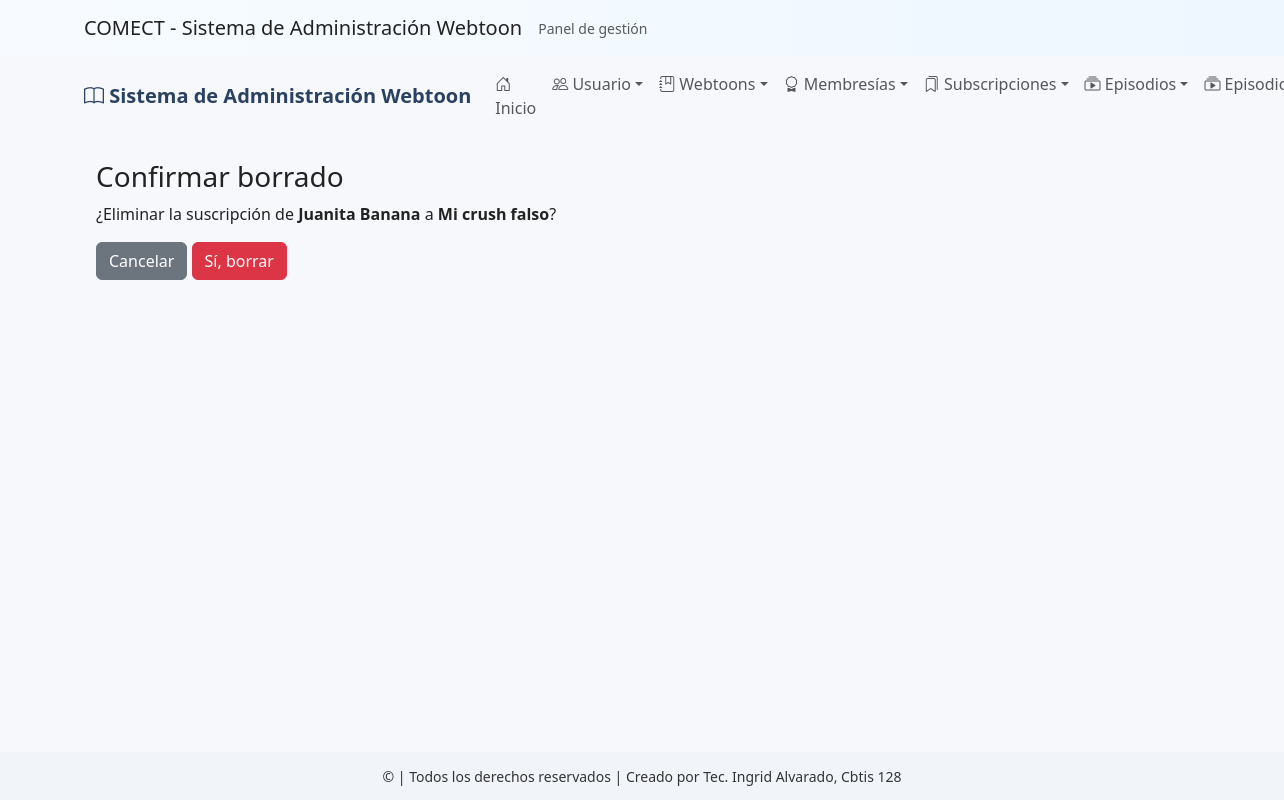
The page /subscripcion/borrar/4/ on the database its author committed.
### app_Webtoon/models.py (models this page shows, shortened)
class Suscripcion(models.Model):
    usuario = models.ForeignKey('Usuario', on_delete=models.CASCADE, related_name='suscripciones')
    webtoon = models.ForeignKey('Webtoon', on_delete=models.CASCADE, related_name='suscriptores')
    fecha_suscripcion = models.DateField()
    notificaciones_activas = models.BooleanField(default=True)
    es_favorito = models.BooleanField(default=False)
    progreso_lectura = models.IntegerField(blank=True, null=True)

class Usuario(models.Model):
    nombre_usuario = models.CharField(max_length=50)
    email = models.EmailField(unique=True)
    contraseña = models.CharField(max_length=128)
    fecha_registro = models.DateTimeField(auto_now_add=True)
    avatar = models.CharField(max_length=255, null=True, blank=True)
    biografia = models.TextField(blank=True, null=True)
    tipo_usuario = models.CharField(
        max_length=20,
        choices=[
            ('Lector', 'Lector'),
            ('Autor', 'Autor'),
            ('Admin', 'Admin')
        ],
        default='Lector'
    )

class Webtoon(models.Model):
    titulo = models.CharField(max_length=100)
    descripcion = models.TextField()
    genero = models.CharField(max_length=50)
    fecha_publicacion = models.DateField()
    portada = models.CharField(max_length=255, blank=True, null=True)
    estado = models.CharField(max_length=20, choices=[
        ('En curso', 'En curso'),
        ('Finalizado', 'Finalizado'),
        ('Hiato', 'Hiato')
    ], default='En curso')
    autor = models.ForeignKey(Usuario, on_delete=models.CASCADE, related_name='webtoons')

### app_Webtoon/views.py (the view)
# urls.py: path('subscripcion/borrar/<int:subscripcion_id>/', views.borrar_subscripcion, name='borrar_subscripcion'),
def borrar_subscripcion(request, subscripcion_id):
    subs = get_object_or_404(Suscripcion, id=subscripcion_id)
    if request.method == 'POST':
        subs.delete()
        return redirect('app_Webtoon:ver_subscripcion')
    return render(request, 'subscripcion/borrar_subscripcion.html', {'subs': subs})

### app_Webtoon/templates/subscripcion/borrar_subscripcion.html (shortened to what this page needs)
{% extends 'base.html' %}
{% block content %}
<div class="container mt-4">
  <h3>Confirmar borrado</h3>
  <p>¿Eliminar la suscripción de <strong>{{ subs.usuario.nombre_usuario }}</strong> a <strong>{{ subs.webtoon.titulo }}</strong>?</p>
  <form method="post">
    <a class="btn btn-secondary" href="{% url 'app_Webtoon:ver_subscripcion' %}">Cancelar</a>
    <button class="btn btn-danger" type="submit">Sí, borrar</button>
  </form>
</div>
{% endblock %}

### app_Webtoon/templates/base.html (style rules this page uses)
:root { --bg-soft:#f6f8fb; --card:#ffffff; --accent:#7aa7d9; --muted:#6b7280; }
body { background: var(--bg-soft); color: #222; }

### rows shown on the page
Suscripcion: usuario.nombre_usuario "Juanita Banana", webtoon.titulo "Mi crush falso"
